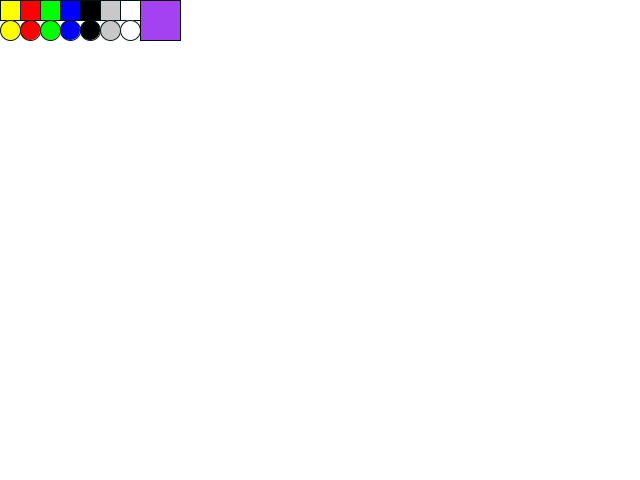
Frame 1 (no input)
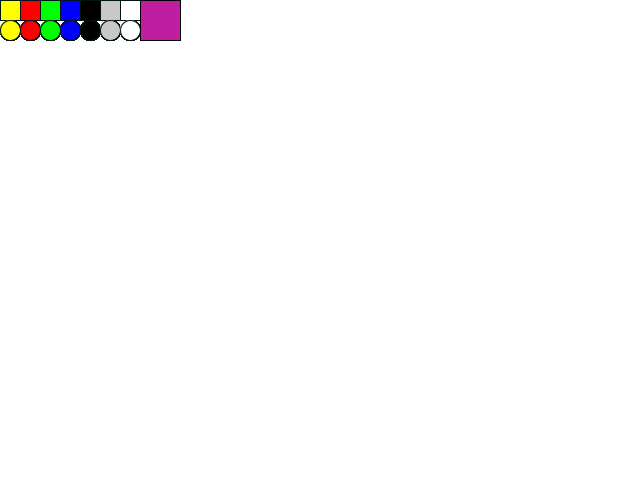
Frame 60 (the mouse pressed at the canvas centre just before this capture)
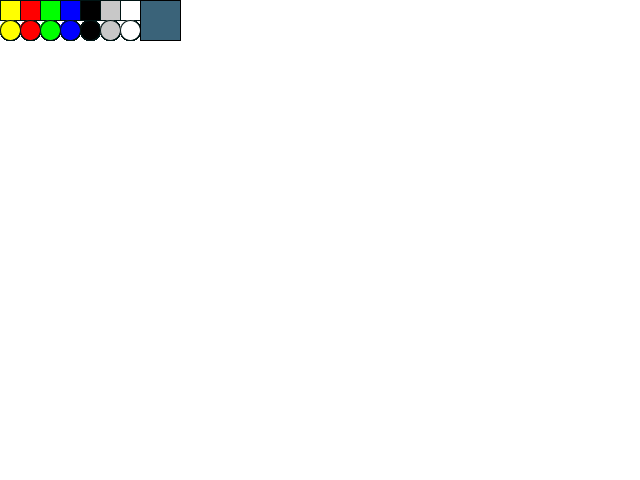
Frame 120 (the mouse held since frame 60 and released just before this capture)

The Processing sketch that drew these frames (run headless with seeded random() and noise(); from frame 60 on, the mouse is pressed at the canvas centre):

// Processing sketch: processing_181772
// ── processing_181772.pde

int yellow;
int yellowRectX = 0;
int yellowRectY = 0;
int yellowRectSize = 20;
int red;
int redRectX = 20;
int redRectY = 0;
int redRectSize = 20;
int green;
int greenRectX = 40;
int greenRectY = 0;
int greenRectSize = 20;
int blue;
int blueRectX = 60;
int blueRectY = 0;
int blueRectSize = 20;
int black;
int blackRectX = 80;
int blackRectY = 0;
int blackRectSize = 20;
int lightGrey;
int lightGreyRectX = 100;
int lightGreyRectY = 0;
int lightGreyRectSize = 20;
int white;
int whiteRectX = 120;
int whiteRectY = 0;
int whiteRectSize = 20;
int randomRectX=140;
int randomRectY = 0;
int randomRectSize = 20;
color currentColor;
boolean typeIsRect;

void cleanSlate() {
  background(255);
}

void setup()
{
  size(640,480);
  background(255);
  frameRate(60);
  yellow = color(255,255,0);
  red = color(255,0,0);
  green = color(0,255,0);
  blue = color(0,0,255);
  black = color(0);
  white = color(255);
  lightGrey = color(200);
  currentColor = color(0);
  typeIsRect = true;
}

void draw()
{
  stroke(0,20,20);
  strokeWeight(1);
  smooth();
  fill(yellow);
  rect(yellowRectX,yellowRectY,yellowRectSize,yellowRectSize);
  fill(red);
  rect(redRectX, redRectY, redRectSize, redRectSize);
  fill(green);
  rect(greenRectX, greenRectY, greenRectSize, greenRectSize);
  fill(blue);
  rect(blueRectX, blueRectY, blueRectSize, blueRectSize); 
  fill(black);
  rect(blackRectX, blackRectY, blackRectSize, blackRectSize);
  fill(lightGrey);
  rect(lightGreyRectX, lightGreyRectY,lightGreyRectSize, lightGreyRectSize);
  fill(white);
  rect(whiteRectX, whiteRectY, whiteRectSize, whiteRectSize);
  fill(yellow);
  ellipse(10,30,20,20);
  fill(red);
  ellipse(30,30,20,20);
  fill(green);
  ellipse(50,30,20,20);
  fill(blue);
  ellipse(70,30,20,20);
  fill(black);
  ellipse(90,30,20,20);
  fill(lightGrey);
  ellipse(110,30,20,20);
  fill(white);
  ellipse(130,30,20,20);
  stroke(0);
  fill(random(255), random(255), random(255));
  rect(140, 0, 40, 40);
  if (mousePressed && mouseButton == LEFT) {
    noStroke();
    fill(currentColor);
    if (typeIsRect)
    {
      if ((mouseX>140) && (mouseY>20) && (mouseX<190) && (mouseY<70))
      {
        rect(mouseX-25,mouseY-25,50,50);
      }
      else
      {
        rect(mouseX-10,mouseY-10,20,20);
      }
    }
    else
    {
      ellipse(mouseX,mouseY,20,20);
    }
  }
}

void mousePressed(){
if(mousePressed && mouseButton == RIGHT)
{
if ((mouseX>yellowRectX) && (mouseY>yellowRectY) && (mouseX<yellowRectX + yellowRectSize) && (mouseY<yellowRectY + yellowRectSize))
  {
    typeIsRect = true;
    currentColor = color(yellow);
  }
  if ((mouseX>20) && (mouseY>0) && (mouseX<40) && (mouseY<20))
  {
    typeIsRect = true;
    currentColor = color(red);
  }
  if ((mouseX>40) && (mouseY>0) && (mouseX<60) && (mouseY<20))
  {
    typeIsRect = true;
    currentColor = color(green);
  }
  if ((mouseX>60) && (mouseY>0) && (mouseX<80) && (mouseY<20))
  {
    typeIsRect = true;
    currentColor = color(blue);
  }
  if ((mouseX>80) && (mouseY>0) && (mouseX<100) && (mouseY<20))
  {
    typeIsRect = true;
    currentColor = color(black);
  }
  if ((mouseX>100) && (mouseY>0) && (mouseX<120) && (mouseY<20))
  {
    typeIsRect = true;
    currentColor = color(lightGrey);
  }
  if ((mouseX>120) && (mouseY>0) && (mouseX<140) && (mouseY<20))
  {
    typeIsRect = true;
    currentColor = color(white);
  }
 
  if ((mouseX>0) && (mouseY>20) && (mouseX<20) && (mouseY<40))
  {
    typeIsRect = false;
    currentColor = color(yellow);
  }
  if ((mouseX>20) && (mouseY>20) && (mouseX<40) && (mouseY<40))
  {
    typeIsRect = false;
    currentColor = color(red);
  }
  if ((mouseX>40) && (mouseY>20) && (mouseX<60) && (mouseY<40))
  {
    typeIsRect = false;
    currentColor = color(green);
  }
  if ((mouseX>60) && (mouseY>20) && (mouseX<80) && (mouseY<40))
  {
    typeIsRect = false;
    currentColor = color(blue);
  }
  if ((mouseX>80) && (mouseY> 20) && (mouseX<100) && (mouseY<40))
  {
    typeIsRect = false;
    currentColor = color(black);
  }
  if ((mouseX>100) && (mouseY>20) && (mouseX<120) && (mouseY<40))
  {
    typeIsRect = false;
    currentColor = color(lightGrey);
  }
  if ((mouseX>120) && (mouseY>20) && (mouseX<140) && (mouseY<40))
  {
    typeIsRect = false;
    currentColor = color(white);
  }
  if ((mouseX>140) && (mouseY>0) && (mouseX<180) && (mouseY<40))
  {
    background(random(255), random(255), random(255));
  }
}
}

void keyPressed() {
  if (key == ' ') {
    cleanSlate();
  }
}
